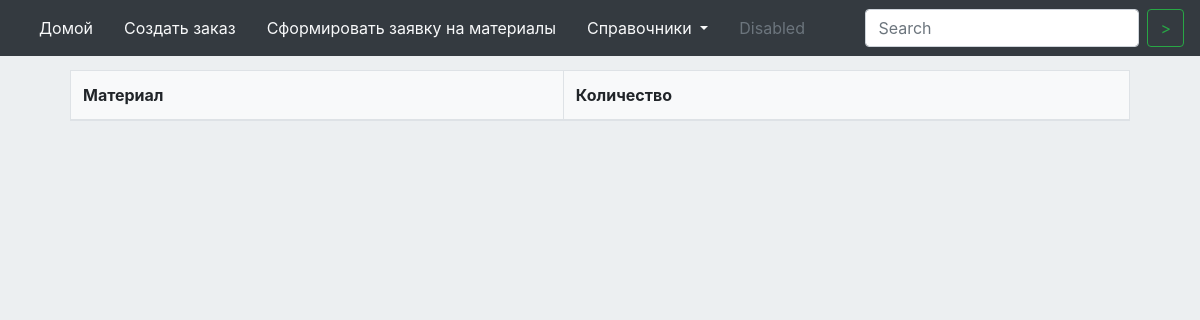
The page /store/ on the database as committed earlier.
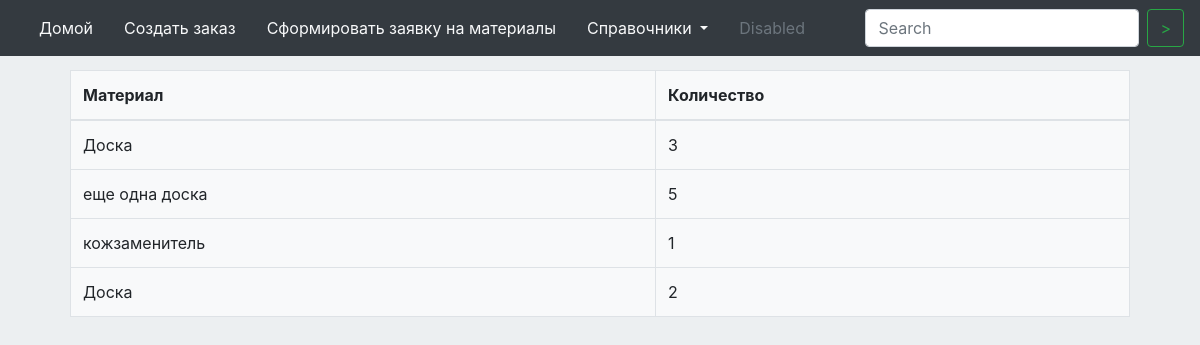
The same page on the database as committed later.
### orloveFurniture/models.py (models this page shows)
class Storage(models.Model):
    date_created = models.DateTimeField
    idMaterial = models.ForeignKey(MaterialCatalog, models.SET_NULL, blank=True, null=True)
    count = models.IntegerField()

class MaterialCatalog(models.Model):
    date_created = models.DateTimeField
    name = models.CharField(max_length=255)
    def __str__(self):
        return self.name

### orloveFurniture/views.py (the view)
# urls.py: url(r'^store/$', views.store, name='store'),
def store(request):
    materialsInStore = Storage.objects.all()
    return render(request, "store.html", {'materialsInStore' : materialsInStore})

### templates/store.html (shortened to what this page needs)
{% extends "base.html" %}
{% load static %}
{% block styles %}
    <link rel="stylesheet" type="text/css" href= "{% static "css/index.css" %}" >
{% endblock %}
{% block content %}
    <div class = "main-window">
        <table class="table table-bordered bg-light" id = "form_set">
            <thead>
            <tr>
                <th scope="col">Материал</th>
                <th scope="col">Количество</th>
            </tr>
            </thead>
            <tbody>
            {% for material in materialsInStore %}
                <tr>
                    <td>
                        {{  material.idMaterial }}
                    </td>
                    <td>
                        {{  material.count }}
                    </td>
                </tr>
            {% endfor %}
            </tbody>
        </table>
    </div>
{% endblock %}

### templates/base.html (shortened to what this page needs)
{% load static %}
<!DOCTYPE html>
<html lang="en">
<head>
        <link rel="stylesheet" type="text/css" href= "{% static "bootstrap/css/bootstrap.min.css" %}" >
        {% block styles %} {% endblock %}
</head>
<body>
      {% block nav %}
         <nav class="navigation navbar navbar-expand-lg fixed-top bg-dark ">
          <div class="collapse navbar-collapse" id="navbarSupportedContent">
            <ul class="navbar-nav mr-auto">
              <li class="nav-item active">
                 <a class="nav-link text-light" href="{% url "index" %}">Домой <span class="sr-only">(current)</span></a>
              </li>
                <li class="nav-item active">
                    <a class="nav-link text-light" href="/order_create">Создать заказ</a>
                </li>
                <li class="nav-item active">
                    <a class="nav-link text-light" href="/requestMaterials">Сформировать заявку на материалы</a>
                </li>
              <li class="nav-item dropdown active">
                <a class="nav-link dropdown-toggle text-light" href="#" id="navbarDropdown" role="button" data-toggle="dropdown" aria-haspopup="true" aria-expanded="false">
                  Справочники
                </a>
              </li>
              <li class="nav-item">
                <a class="nav-link disabled" href="#" tabindex="-1" aria-disabled="true">Disabled</a>
              </li>
            </ul>
            <form class="form-inline my-2 my-lg-0">
              <input class="form-control mr-sm-2" type="search" placeholder="Search" aria-label="Search">
              <button class="btn btn-outline-success my-2 my-sm-0" type="submit"> > </button>
            </form>
          </div>
        </nav>
      {% endblock %}
    {% block content %}
    {% endblock %}
</body>
</html>

### static/css/index.css (style rules this page uses)
.navigation { margin-bottom: 20px; }
.main-window { margin: 70px; }
body { background-color: #ECEFF1; }
li { padding-left: 15px; padding-rigth: 15px; }

Rows that differ between the two databases and show on the page:
added Storage: idMaterial "Доска", count "3"
added Storage: idMaterial "еще одна доска", count "5"
added Storage: idMaterial "кожзаменитель", count "1"
added Storage: idMaterial "Доска", count "2"
